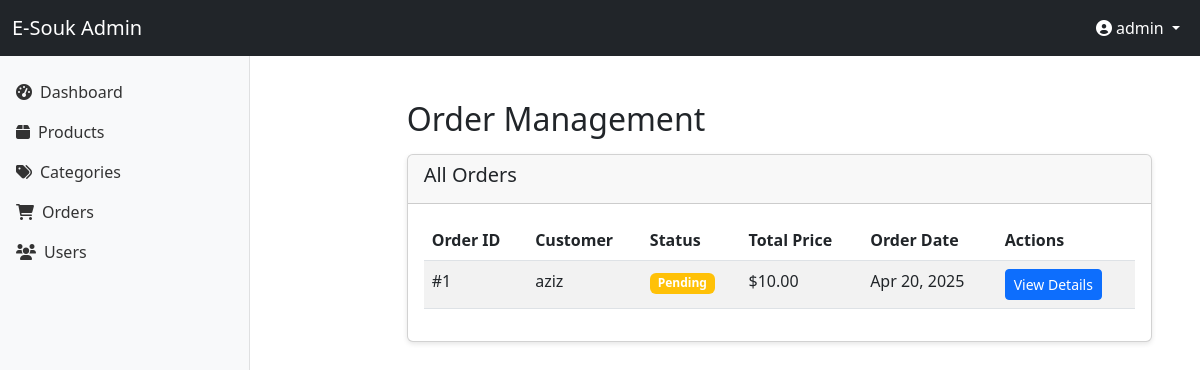
The app's page /admin/orders.php (signed in) with its own data.
### tables this page shows
CREATE TABLE `orders` (
  `id_order` int NOT NULL AUTO_INCREMENT,
  `user_id` int NOT NULL,
  `order_date` datetime DEFAULT CURRENT_TIMESTAMP,
  `total_price` decimal(10,2) DEFAULT NULL,
  `status` varchar(50) DEFAULT 'Pending',
  PRIMARY KEY (`id_order`),
  KEY `user_id` (`user_id`),
  CONSTRAINT `orders_ibfk_1` FOREIGN KEY (`user_id`) REFERENCES `user` (`id_user`) ON DELETE CASCADE
);

CREATE TABLE `user` (
  `id_user` int NOT NULL AUTO_INCREMENT,
  `name` varchar(100) NOT NULL,
  `email` varchar(100) NOT NULL,
  `password` varchar(255) NOT NULL,
  `role` enum('admin','customer') NOT NULL DEFAULT 'customer',
  `address` varchar(255) DEFAULT NULL,
  `phone` varchar(20) DEFAULT NULL,
  `created_at` datetime DEFAULT CURRENT_TIMESTAMP,
  PRIMARY KEY (`id_user`),
  UNIQUE KEY `email` (`email`)
);

### admin/orders.php (the view, shortened to what this page needs)
<?php
$db = Database::getInstance();
try {
    $orders_stmt = $db->prepare("SELECT o.id_order as order_id, o.status, o.total_price, o.order_date, u.name as customer_name
                   FROM orders o
                   JOIN user u ON o.user_id = u.id_user
                   ORDER BY o.order_date DESC");
    $orders_stmt->execute();
    $orders = $orders_stmt->fetchAll(PDO::FETCH_ASSOC);
} catch (PDOException $e) {
    $error_message = "Error retrieving orders: " . $e->getMessage();
    $orders = [];
}
?>
<!DOCTYPE html>
<html lang="en">
<head>
    <link href="https://cdn.jsdelivr.net/npm/bootstrap@5.3.0/dist/css/bootstrap.min.css" rel="stylesheet">
    <link rel="stylesheet" href="https://cdnjs.cloudflare.com/ajax/libs/font-awesome/6.4.0/css/all.min.css">
    <link rel="stylesheet" href="../assets/css/admin.css">
</head>
<body>
    <div class="container-fluid">
        <div class="row">
            <?php include 'includes/header.php'; ?>
            <main class="col-md-9 ms-sm-auto col-lg-10 px-md-4 py-4">
                <h1 class="h2 mb-3">Order Management</h1>
                <div class="card mb-4">
                    <div class="card-header">
                        <h5 class="card-title">All Orders</h5>
                    </div>
                    <div class="card-body">
                        <div class="table-responsive">
                            <table class="table table-striped table-hover">
                                <thead>
                                    <tr>
                                        <th>Order ID</th>
                                        <th>Customer</th>
                                        <th>Status</th>
                                        <th>Total Price</th>
                                        <th>Order Date</th>
                                        <th>Actions</th>
                                    </tr>
                                </thead>
                                <tbody>
                                    <?php foreach ($orders as $order): ?>
                                    <tr>
                                        <td>#<?php echo $order['order_id']; ?></td>
                                        <td><?php echo htmlspecialchars($order['customer_name']); ?></td>
                                        <td>
                                            <span class="badge bg-<?php
                                                echo ($order['status'] == 'Pending') ? 'warning' :
                                                     (($order['status'] == 'Shipped') ? 'info' :
                                                     (($order['status'] == 'Completed') ? 'success' : 'secondary'));
                                            ?>">
                                                <?php echo htmlspecialchars($order['status']); ?>
                                            </span>
                                        </td>
                                        <td>$<?php echo number_format($order['total_price'], 2); ?></td>
                                        <td><?php echo date('M d, Y', strtotime($order['order_date'])); ?></td>
                                        <td>
                                            <a href="?order_id=<?php echo $order['order_id']; ?>" class="btn btn-sm btn-primary">
                                                View Details
                                            </a>
                                        </td>
                                    </tr>
                                    <?php endforeach; ?>
                                </tbody>
                            </table>
                        </div>
                    </div>
                </div>
            </main>
        </div>
    </div>
</body>
</html>

### admin/css/admin.css (style rules this page uses)
* { margin: 0; padding: 0; box-sizing: border-box; font-family: 'Segoe UI', Tahoma, Geneva, Verdana, sans-serif; }
:root { --primary: #3498db; --secondary: #2ecc71; --danger: #e74c3c; --warning: #f39c12; --dark: #34495e; --light: #ecf0f1; --sidebar-width: 250px; --header-height: 60px; }
body { background-color: #f5f5f5; color: #333; }
.card { background-color: white; border-radius: 5px; box-shadow: 0 2px 5px rgba(0,0,0,0.1); margin-bottom: 20px; overflow: hidden; }
.card-header { padding: 15px 20px; border-bottom: 1px solid #eee; font-weight: 600; display: flex; justify-content: space-between; align-items: center; }
.card-body { padding: 20px; }
.btn { padding: 10px 15px; border: none; border-radius: 4px; cursor: pointer; font-weight: 500; transition: all 0.2s; }
.btn-primary { background-color: var(--primary); color: white; }

### admin/includes/header.php (style rules this page uses)
body { padding-top: 56px; }

### records on screen
orders: id_order "1", user.name "aziz", status "Pending", total_price "10.00", order_date "Apr 20, 2025"

### other values on screen
$_SESSION['user_name'] "admin"
